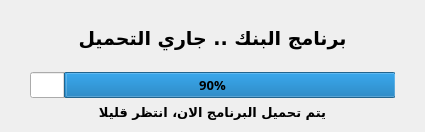
<?xml version="1.0" encoding="UTF-8"?>
<ui version="4.0">
 <class>DialogSplash</class>
 <widget class="QDialog" name="DialogSplash">
  <property name="geometry">
   <rect>
    <x>0</x>
    <y>0</y>
    <width>425</width>
    <height>132</height>
   </rect>
  </property>
  <property name="minimumSize">
   <size>
    <width>425</width>
    <height>132</height>
   </size>
  </property>
  <property name="maximumSize">
   <size>
    <width>425</width>
    <height>132</height>
   </size>
  </property>
  <property name="font">
   <font>
    <family>Cairo</family>
    <pointsize>10</pointsize>
    <bold>true</bold>
   </font>
  </property>
  <property name="windowTitle">
   <string>Loading...</string>
  </property>
  <property name="windowIcon">
   <iconset resource="../resources.qrc">
    <normaloff>:/icons/.ico/app.ico</normaloff>:/icons/.ico/app.ico</iconset>
  </property>
  <property name="layoutDirection">
   <enum>Qt::LayoutDirection::RightToLeft</enum>
  </property>
  <layout class="QGridLayout" name="gridLayout">
   <property name="leftMargin">
    <number>15</number>
   </property>
   <property name="rightMargin">
    <number>15</number>
   </property>
   <item row="0" column="0">
    <layout class="QVBoxLayout" name="verticalLayout_2" stretch="5,0">
     <item>
      <widget class="QLabel" name="labelTitle">
       <property name="font">
        <font>
         <family>Cairo</family>
         <pointsize>14</pointsize>
         <bold>true</bold>
        </font>
       </property>
       <property name="text">
        <string>برنامج البنك .. جاري التحميل</string>
       </property>
       <property name="alignment">
        <set>Qt::AlignmentFlag::AlignCenter</set>
       </property>
      </widget>
     </item>
     <item>
      <layout class="QVBoxLayout" name="verticalLayout">
       <property name="leftMargin">
        <number>15</number>
       </property>
       <property name="rightMargin">
        <number>15</number>
       </property>
       <item>
        <widget class="QProgressBar" name="progressBar">
         <property name="font">
          <font>
           <family>Cairo</family>
           <pointsize>10</pointsize>
           <bold>true</bold>
          </font>
         </property>
         <property name="value">
          <number>90</number>
         </property>
         <property name="invertedAppearance">
          <bool>false</bool>
         </property>
         <property name="textDirection">
          <enum>QProgressBar::Direction::TopToBottom</enum>
         </property>
        </widget>
       </item>
       <item>
        <widget class="QLabel" name="label">
         <property name="text">
          <string>يتم تحميل البرنامج الان، انتظر قليلا</string>
         </property>
         <property name="alignment">
          <set>Qt::AlignmentFlag::AlignCenter</set>
         </property>
        </widget>
       </item>
      </layout>
     </item>
    </layout>
   </item>
  </layout>
 </widget>
 <resources>
  <include location="../resources.qrc"/>
 </resources>
 <connections/>
</ui>
